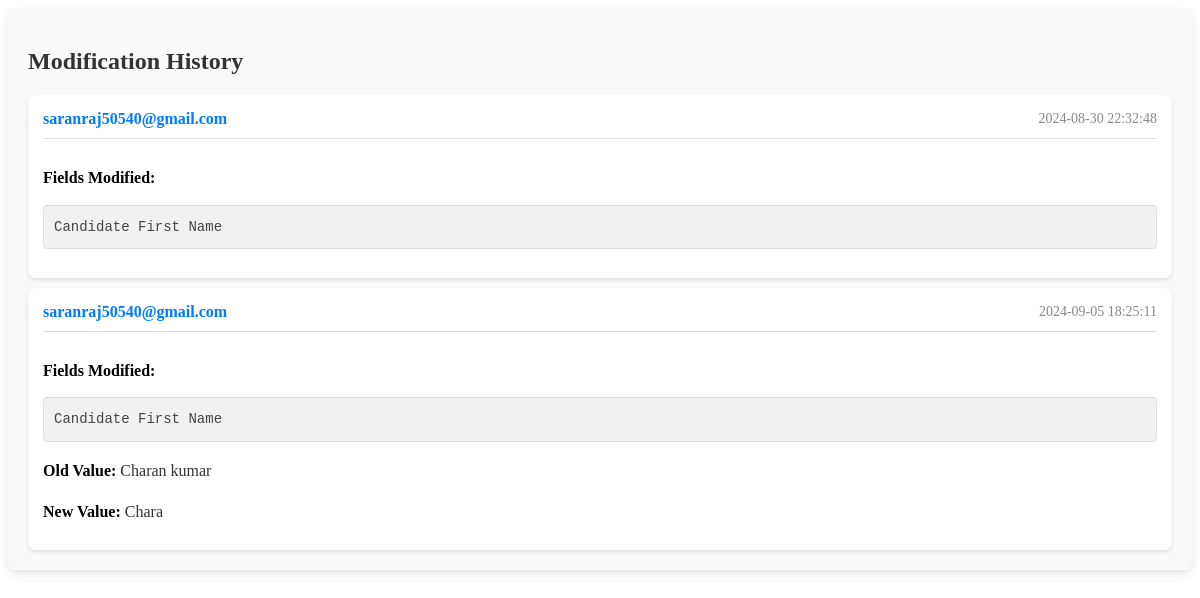
The app's page /fetch_history.php?id=36 with its own data.
### tables this page shows
CREATE TABLE `record_history` (
  `id` int(11) NOT NULL,
  `record_id` int(11) DEFAULT NULL,
  `modified_by` varchar(255) DEFAULT NULL,
  `modified_date` datetime DEFAULT NULL,
  `modification_details` text DEFAULT NULL,
  `old_value` text NOT NULL,
  `new_value` text NOT NULL
);

### fetch_history.php (the view, shortened to what this page needs)
<?php
include 'db.php';
$id = isset($_GET['id']) ? intval($_GET['id']) : 0;
$sql = "SELECT * FROM record_history WHERE record_id = ?";
$stmt = $conn->prepare($sql);
$stmt->bind_param('i', $id);
$stmt->execute();
$result = $stmt->get_result();
if ($result->num_rows > 0) {
    echo '<div class="history-container">';
    echo '<h2>Modification History</h2>';
    echo '<div class="history-list">';
    while ($row = $result->fetch_assoc()) {
        echo '<div class="history-card">';
        echo '<div class="history-header">';
        echo '<span class="history-modified-by">' . htmlspecialchars($row['modified_by']) . '</span>';
        echo '<span class="history-modified-date">' . htmlspecialchars($row['modified_date']) . '</span>';
        echo '</div>';
        echo '<div class="history-body">';
        echo '<p><strong>Fields Modified:</strong></p>';
        $modificationDetails = $row['modification_details'];
        foreach ($fieldMapping as $dbField => $friendlyName) {
            $modificationDetails = str_replace($dbField, $friendlyName, $modificationDetails);
        }
        echo '<pre>' . htmlspecialchars($modificationDetails) . '</pre>';
        if (!empty($row['old_value']) || !empty($row['new_value'])) {
            echo '<p><strong>Old Value:</strong> ' . htmlspecialchars($row['old_value']) . '</p>';
            echo '<p><strong>New Value:</strong> ' . htmlspecialchars($row['new_value']) . '</p>';
        }
        echo '</div>';
        echo '</div>';
    }
    echo '</div>';
    echo '</div>';
} else {
    echo '<p>No history available for this record.</p>';
}
?>

### fetch_history.php (style rules this page uses)
.history-container { padding: 20px; background-color: #f9f9f9; border-radius: 8px; box-shadow: 0 4px 8px rgba(0, 0, 0, 0.1); }
.history-container h2 { margin-bottom: 20px; font-size: 24px; color: #333; }
.history-list { display: flex; flex-direction: column; gap: 10px; }
.history-card { background-color: #fff; border-radius: 8px; box-shadow: 0 2px 4px rgba(0, 0, 0, 0.1); padding: 15px; display: flex; flex-direction: column; }
.history-header { display: flex; justify-content: space-between; align-items: center; border-bottom: 1px solid #ddd; padding-bottom: 10px; margin-bottom: 10px; }
.history-modified-by { font-weight: bold; color: #007bff; font-size: 16px; }
.history-modified-date { color: #888; font-size: 14px; }
.history-body { line-height: 1.6; }
.history-body p { margin-bottom: 10px; font-size: 16px; color: #333; }
.history-body pre { background-color: #f1f1f1; border: 1px solid #ddd; border-radius: 4px; padding: 10px; overflow-x: auto; white-space: pre-wrap; font-family: 'Courier New', Courier, monospace; font-size: 14px; color: #444; }
.history-body strong { color: #000; font-weight: bold; }

### records on screen
record_history: modified_by "saranraj50540@gmail.com", modified_date "2024-08-30 22:32:48", modification_details "Candidate First Name"
record_history: modified_by "saranraj50540@gmail.com", modified_date "2024-09-05 18:25:11", modification_details "Candidate First Name", old_value "Charan kumar", new_value "Chara"
